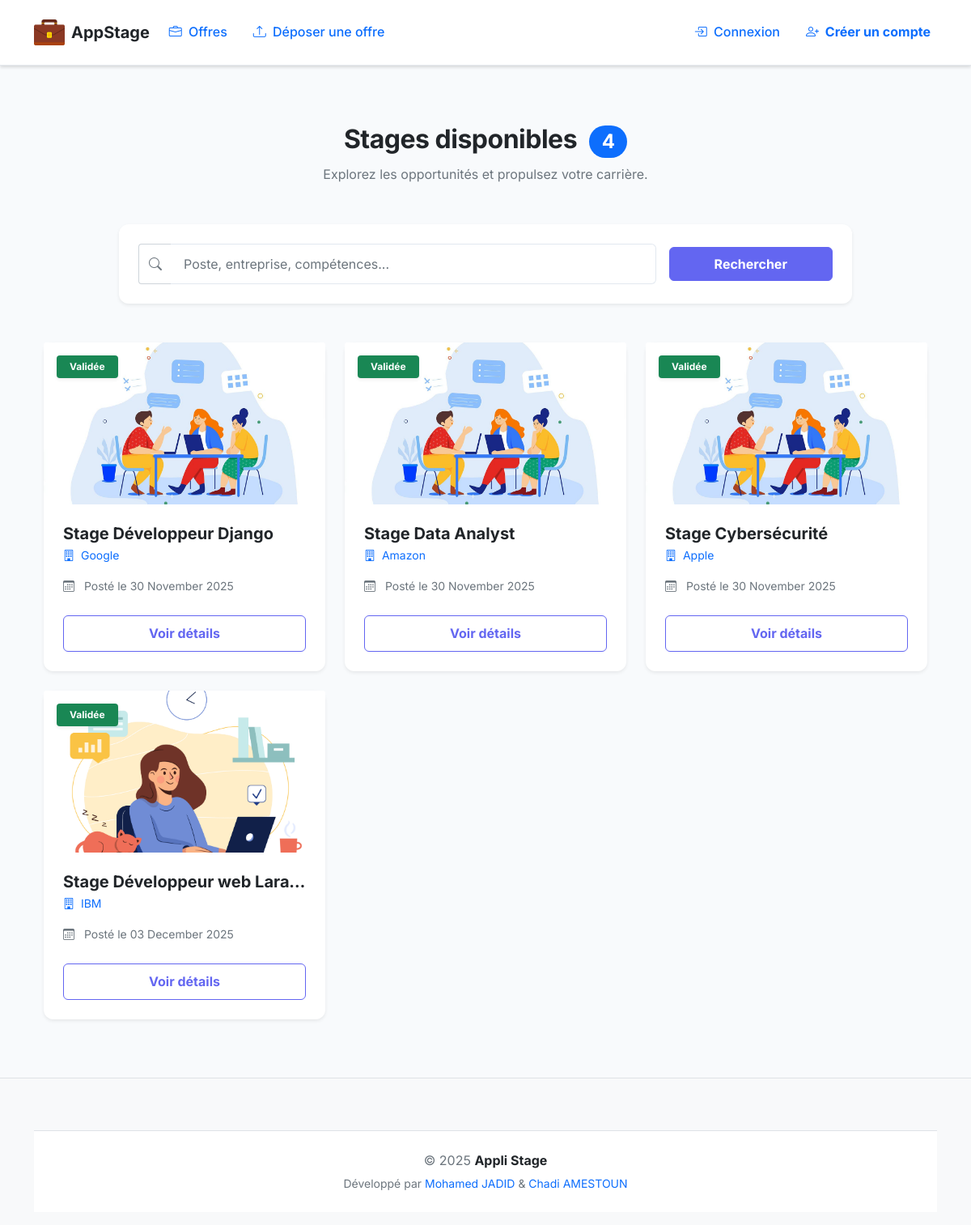
The page /offres/ on the database as committed earlier.
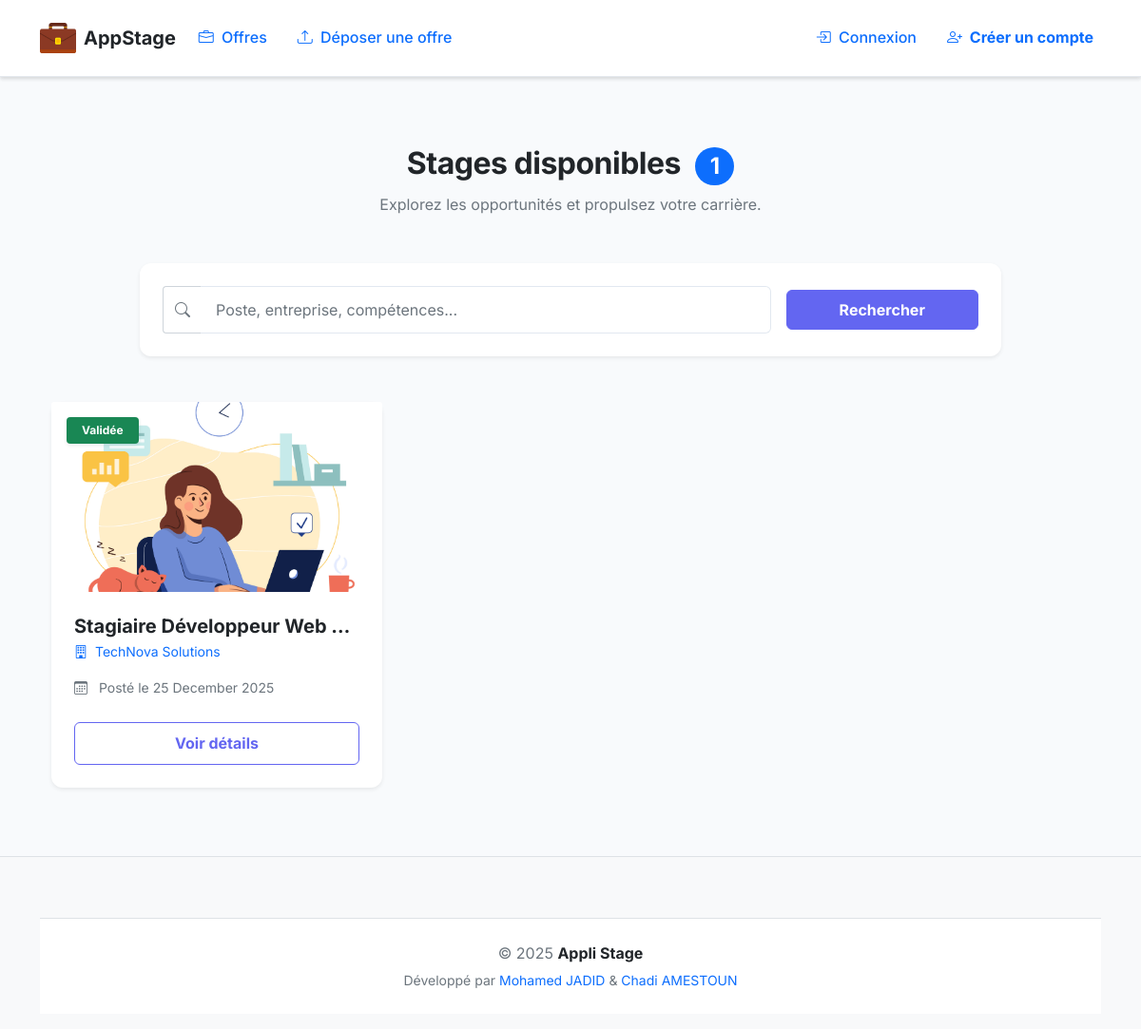
The same page on the database as committed later.
### appstage/models.py (models this page shows, shortened)
class Offre (models.Model):
    IDOffre = models.AutoField(primary_key=True)
    entrepriseOffre = models.CharField(max_length=200)
    nomContactOffre = models.CharField(max_length=100)
    prenomContactOffre = models.CharField(max_length=100, blank=True, null=True)
    emailContactOffre = models.EmailField(max_length=254)
    dateDepotOffre = models.DateTimeField(auto_now_add=True)
    titreOffre = models.CharField(max_length=200)
    detailsOffre = models.TextField()
    imageOffre = models.ImageField(
        upload_to='offres_images/',
        blank=True,
        null=True
    )
    statutOffre = models.CharField(
        max_length=20,
        choices=[
            ('attente', 'En attente de validation'),
            ('validee', 'Validée'),
            ('refusee', 'Refusée'),
            ('cloturee', 'Clôturée'),
        ],
        default='attente'
    )

### appstage/views.py (the view)
# urls.py: path('offres/', views.offres, name='offres_disponibles'),
def offres(request):
    user = request.user
    if not user.is_authenticated:
        qs = Offre.objects.filter(statutOffre='validee')
    elif user.is_superuser:
        qs = Offre.objects.all()
    elif user.is_staff:
        qs = Offre.objects.all()
    else:
        qs = Offre.objects.filter(statutOffre='validee')
    q = request.GET.get('q')
    if q:
        qs = qs.filter(
            Q(titreOffre__icontains=q) |
            Q(entrepriseOffre__icontains=q)
        )
    statut = request.GET.get('statut')
    if statut and (user.is_staff or user.is_superuser):
        qs = qs.filter(statutOffre=statut)
    offres_list = qs.annotate(nb_candidatures=Count('candidature'))
    return render(request, 'appstage/offres.html', {
        'offres': offres_list,
        'q': q or "",
        'statut': statut or "",
    })

### appstage/templates/appstage/offres.html (shortened to what this page needs)
{% extends 'appstage/base.html' %}
{% load static %}
{% block main %}
<div class="container py-5">
    <div class="text-center mb-5 animate-fade">
        <h2 class="fw-bold text-dark mb-2">
            {% if request.user.is_superuser %}
                Toutes les offres
            {% elif request.user.is_staff %}
                Gestion des offres
            {% else %}
                Stages disponibles
            {% endif %}
            <span class="badge bg-primary rounded-pill ms-2">{{ offres|length }}</span>
        </h2>
        <p class="text-muted">Explorez les opportunités et propulsez votre carrière.</p>
    </div>
    <div class="row justify-content-center mb-5">
        <div class="col-lg-10">
            <div class="card p-4 shadow-sm rounded-4">
                <form method="GET" class="row g-3 align-items-center">
                    <div class="col-md-{% if request.user.is_staff or request.user.is_superuser %}6{% else %}9{% endif %}">
                        <div class="input-group">
                            <span class="input-group-text bg-transparent border-end-0 text-muted">
                                <i class="bi bi-search"></i>
                            </span>
                            <input type="text" name="q" class="form-control border-start-0"
                                   placeholder="Poste, entreprise, compétences..." value="{{ q }}">
                        </div>
                    </div>
                    <div class="col-md-3 d-grid">
                        <button class="btn btn-primary fw-bold py-2">
                            Rechercher
                        </button>
                    </div>
                </form>
            </div>
        </div>
    </div>
    {% if offres|length == 0 %}
        <div class="text-center py-5">
            <i class="bi bi-search display-1 text-muted opacity-25"></i>
            <h4 class="mt-3 text-secondary">Aucun résultat trouvé</h4>
            <p class="text-muted">Essayez de modifier vos critères de recherche.</p>
            <a href="/offres/" class="btn btn-link">Réinitialiser les filtres</a>
        </div>
    {% else %}
    <div class="row g-4">
        {% for offre in offres %}
        <div class="col-md-6 col-lg-4">
            <div class="card h-100 offer-card shadow-sm rounded-4 animate-fade">
                <div class="position-relative overflow-hidden">
                    <img src="{% if offre.imageOffre %}{{ offre.imageOffre.url }}{% else %}{% static 'appstage/img/default_offer.jpg' %}{% endif %}"
                         class="card-img-top offer-img" alt="{{ offre.titreOffre }}">
                    <div class="position-absolute top-0 start-0 m-3">
                        {% if offre.statutOffre == 'validee' %}
                            <span class="badge bg-success shadow-sm px-3 py-2">Validée</span>
                        {% elif offre.statutOffre == 'refusee' %}
                            <span class="badge bg-danger shadow-sm px-3 py-2">Refusée</span>
                        {% else %}
                            <span class="badge bg-warning text-dark shadow-sm px-3 py-2">En attente</span>
                        {% endif %}
                    </div>
                </div>
                <div class="card-body p-4 d-flex flex-column">
                    <h5 class="card-title fw-bold text-dark text-truncate mb-1">{{ offre.titreOffre }}</h5>
                    <p class="text-primary fw-medium mb-3 small">
                        <i class="bi bi-building me-1"></i> {{ offre.entrepriseOffre }}
                    </p>
                    <div class="text-muted small mb-4">
                        <i class="bi bi-calendar3 me-2"></i>
                        Posté le {{ offre.dateDepotOffre|date:"d F Y" }}
                    </div>
                    <div class="d-flex gap-2 mt-auto">
                        <a href="/offres/{{ offre.IDOffre }}/" class="btn btn-outline-primary w-100 fw-bold">
                            Voir détails
                        </a>
                    </div>
                </div>
            </div>
        </div>
        {% endfor %}
    </div>
    {% endif %}
</div>
{% endblock %}

### appstage/templates/appstage/base.html (shortened to what this page needs)
<!DOCTYPE html>
<html lang="fr">
<head>
    {% load static %}
    <link href="https://cdn.jsdelivr.net/npm/bootstrap@5.0.2/dist/css/bootstrap.min.css" rel="stylesheet">
    <link rel="stylesheet" href="https://cdn.jsdelivr.net/npm/bootstrap-icons@1.11.1/font/bootstrap-icons.css">
    <link rel="stylesheet" href="{% static 'appstage/css/style.css' %}?v=100">
</head>
<body class="site-wrapper">
    <header class="site-header shadow-sm bg-white">
        {% if not user.is_authenticated %}
            {% include 'appcompte/menuNonConnecte.html' %}
        {% elif user.is_superuser %}
            {% include 'appcompte/menuAdmin.html' %}
        {% elif user.is_staff %}
            {% include 'appcompte/menuStaff.html' %}
        {% else %}
            {% include 'appcompte/menuClient.html' %}
        {% endif %}
    </header>
    <main class="site-content py-4">
        <div class="container">
            {% block main %}{% endblock %}
        </div>
    </main>
    <footer class="site-footer mt-auto bg-light border-top py-3">
        <div class="container">
            {% include 'appstage/footer.html' %}
        </div>
    </footer>
</body>
</html>

### appcompte/templates/appcompte/menuNonConnecte.html (shortened to what this page needs)
{% load static %}
<nav class="navbar navbar-expand-lg navbar-modern shadow-sm py-3">
  <div class="container">
    <a class="navbar-brand d-flex align-items-center gap-2" href="/">
      <img src="{% static 'appstage/img/logo.png' %}" width="38" class="rounded">
      <span class="text-dark">AppStage</span>
    </a>
    <div class="collapse navbar-collapse" id="navbarPublic">
      <ul class="navbar-nav me-auto gap-3">
        <li class="nav-item">
          <a class="nav-link" href="/offres/">
            <i class="bi bi-briefcase me-1"></i> Offres
          </a>
        </li>
        <li class="nav-item">
          <a class="nav-link" href="/offres/deposer/">
            <i class="bi bi-upload me-1"></i> Déposer une offre
          </a>
        </li>
      </ul>
      <ul class="navbar-nav ms-auto gap-3">
        <li class="nav-item">
          <a class="nav-link fw-semibold" href="/login/">
            <i class="bi bi-box-arrow-in-right me-1"></i> Connexion
          </a>
        </li>
        <li class="nav-item">
          <a class="nav-link fw-bold text-primary" href="/register/">
            <i class="bi bi-person-plus me-1"></i> Créer un compte
          </a>
        </li>
      </ul>
    </div>
  </div>
</nav>

### appstage/templates/appstage/footer.html
<footer class="bg-white border-top mt-5">
    <div class="container text-center py-4">
        <p class="mb-1 text-muted">
            © 2025 <span class="fw-bold text-dark">Appli Stage</span>
        </p>
        <p class="small text-muted mb-0">
            Développé par
            <a class="fw-semibold text-primary text-decoration-none" href="#">
                Mohamed JADID
            </a>
            &
            <a class="fw-semibold text-primary text-decoration-none" href="#">
                Chadi AMESTOUN
            </a>
        </p>
    </div>
</footer>

### appstage/static/appstage/css/style.css (style rules this page uses)
:root { --primary: #6366F1; --primary-dark: #4F46E5; --primary-hover: #4338CA; --primary-soft: rgba(99, 102, 241, 0.12); --success: #10b981; --warning: #f59e0b; --danger: #ef4444; --dark: #1e293b; --dark-soft: rgba(30, 41, 59, 0.05); --light-bg: #f8fafc; --white: #ffffff; --border-color: #e2e8f0; --radius: 12px; --radius-sm: 6px; --shadow: 0 4px 6px -1px rgba(0, 0, 0, 0.1), 0 2px 4px -1px rgba(0, 0, 0, 0.06); --shadow-lg: 0 10px 15px -3px rgba(0, 0, 0, 0.1); --transition: all 0.3s cubic-bezier(0.4, 0, 0.2, 1); }
body { font-family: 'Inter', sans-serif; background-color: var(--light-bg); color: var(--dark); line-height: 1.6; }
h1, h2, h3, h4 { font-weight: 700; letter-spacing: -0.5px; }
.navbar-modern { backdrop-filter: blur(12px); -webkit-backdrop-filter: blur(12px); background: rgba(255, 255, 255, 0.75) !important; border-bottom: 1px solid rgba(148, 163, 184, 0.25); }
.navbar-modern .nav-link { font-weight: 500; transition: 0.2s; }
.navbar-modern .navbar-brand { font-weight: 700; }
.card { border: none; border-radius: var(--radius); box-shadow: var(--shadow); transition: var(--transition); background: var(--white); }
.offer-img { height: 200px; object-fit: cover; transition: var(--transition); }
.form-control, .form-select, .django-form-custom input, .django-form-custom textarea { padding: 0.75rem 1rem; border: 1px solid var(--border-color); border-radius: var(--radius-sm); transition: var(--transition); }
.btn { padding: 0.6rem 1.5rem; border-radius: var(--radius-sm); font-weight: 600; transition: var(--transition); }
.btn-primary { background: var(--primary); border-color: var(--primary); }
.btn-outline-primary { color: var(--primary); border-color: var(--primary); }
.animate-fade { animation: fadeIn 0.8s ease-out forwards; }

Rows that differ between the two databases and show on the page:
removed Offre: statutOffre "Validée", titreOffre "Stage Data Analyst", entrepriseOffre "Amazon", dateDepotOffre "30 November 2025"
removed Offre: statutOffre "Validée", titreOffre "Stage Cybersécurité", entrepriseOffre "Apple", dateDepotOffre "30 November 2025"
removed Offre: imageOffre (picture), statutOffre "Validée", titreOffre "Stage Développeur web Lara…", entrepriseOffre "IBM", dateDepotOffre "03 December 2025"
changed Offre: imageOffre: picture added in place of a placeholder; titreOffre "Stage Développeur Django" → "Stagiaire Développeur Web…"; entrepriseOffre "Google" → "TechNova Solutions"; dateDepotOffre "30 November 2025" → "25 December 2025"
Other text that changed with them:
{{ offres|length }}: "4" → "1"
